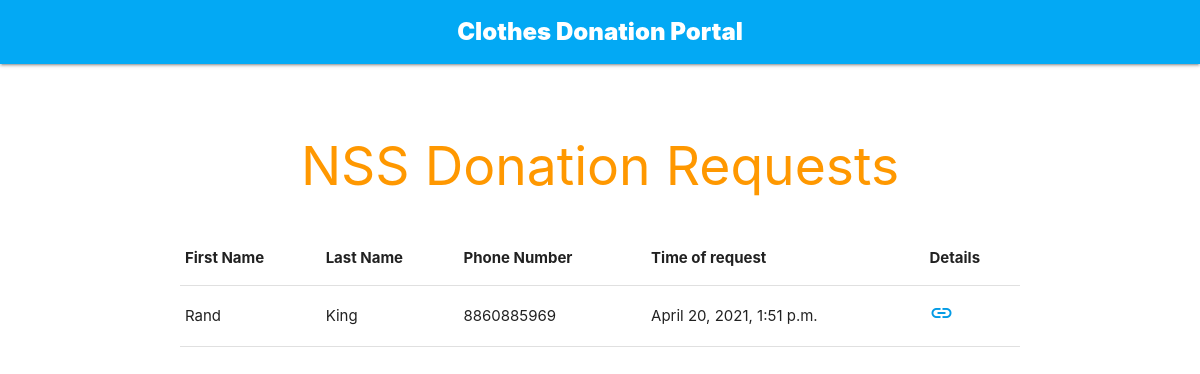
The page /list/ (signed in) on the database as committed earlier.
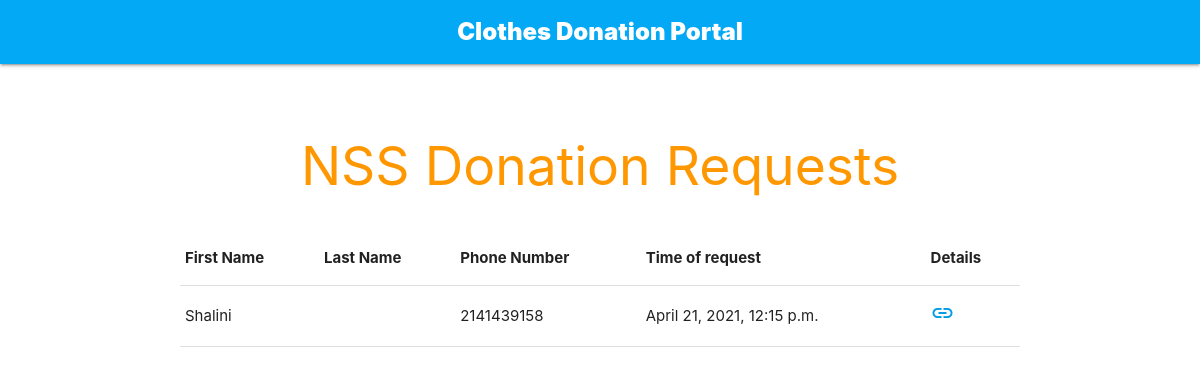
The same page on the database as committed later.
### NSS_site/models.py (models this page shows, shortened)
class DonationRequest(models.Model):
    req_id = models.AutoField(primary_key=True)
    slot = models.ForeignKey(VolunteerSlot, on_delete=models.CASCADE)
    first_name = models.CharField(max_length=50)
    last_name = models.CharField(max_length=50)
    address = models.CharField(max_length=500)
    phone_regex = RegexValidator(regex=r'^\+?1?\d{9,15}$', message="Phone number must be entered in the format: '+999999999'. Up to 15 digits allowed.")
    phone_number = models.CharField(validators=[phone_regex], max_length=17, blank=True) # validators should be a list
    items = models.CharField(max_length=500)
    time_of_request = models.DateTimeField(default=now)

### NSS_site/views.py (the view)
# urls.py: path('list/', views.list, name='list'),
@staff_member_required
def list(request):
    donation_request_list = DonationRequest.objects.order_by('-time_of_request')
    context = {'donation_request_list': donation_request_list }
    return render(request, 'list.html', context)

### templates/list.html (shortened to what this page needs)
<!DOCTYPE html>
<html lang="en">
<head>
    <link rel="stylesheet" href="https://cdnjs.cloudflare.com/ajax/libs/materialize/1.0.0/css/materialize.min.css">
</head>
<body>
    {% include 'nav.html' %}
    <div class="section no-pad-bot" id="index-banner">
        <div class="container">
            <br>
            <h2 class="header center orange-text">NSS Donation Requests</h2>
        </div>
    </div>
    {% if donation_request_list %}
    <div class="section">
        <div class="container">
            <table>
                <thead>
                    <tr>
                        <th>First Name</th>
                        <th>Last Name</th>
                        <th>Phone Number</th>
                        <th>Time of request</th>
                        <th>Details</th>
                    </tr>
                </thead>
                <tbody>
                    {% for request in donation_request_list %}
                    <tr>
                        <td>{{ request.first_name }}</td>
                        <td>{{ request.last_name }}</td>
                        <td>{{ request.phone_number }}</td>
                        <td>{{ request.time_of_request }}</td>
                        <td><a href="/details/{{ request.id_no }}/"><i class="material-icons">insert_link</i></a></td>
                    </tr>
                    {% endfor %}
            </tbody>
            </table>
        </div>
    </div>
    {% endif %}
    {% load static %}
</body>
</html>

Rows that differ between the two databases and show on the page:
removed DonationRequest: first_name "Rand", last_name "King", phone_number "8860885969", time_of_request "April 20, 2021, 1:51 p.m."
added DonationRequest: first_name "Shalini", phone_number "2141439158", time_of_request "April 21, 2021, 12:15 p.m."
